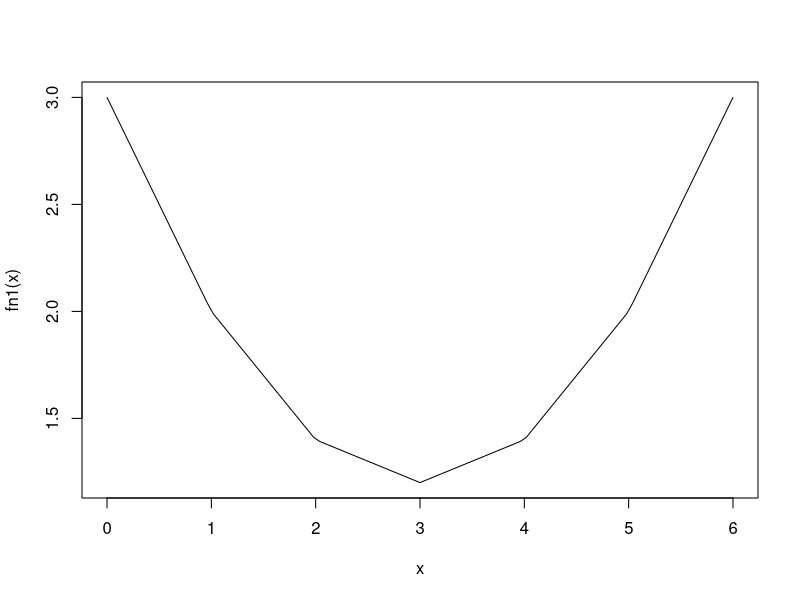
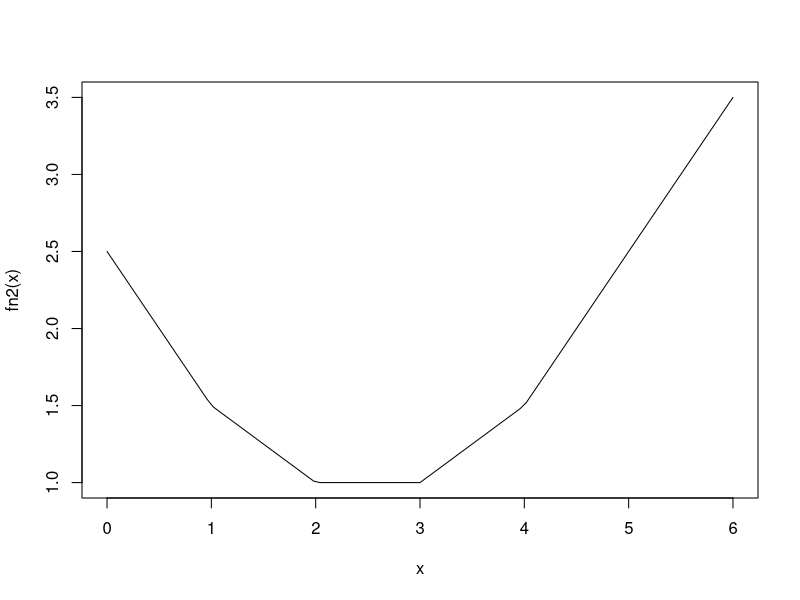
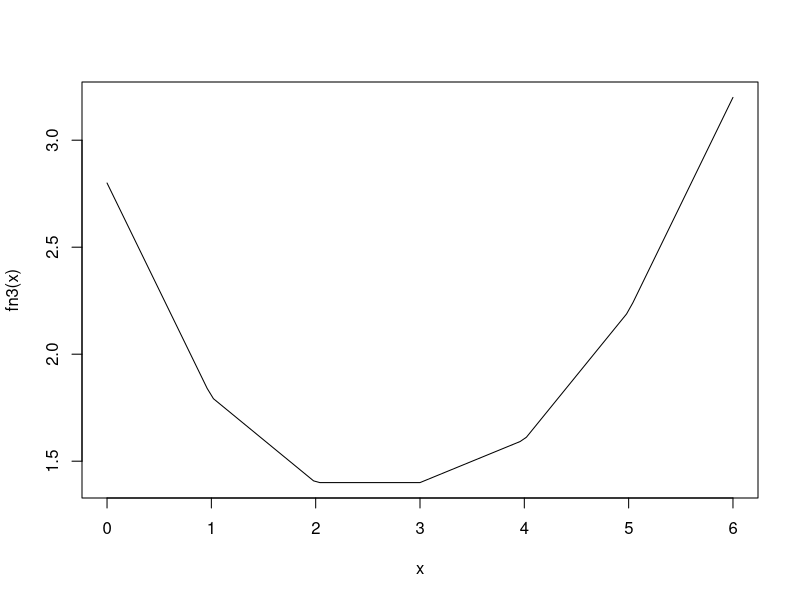
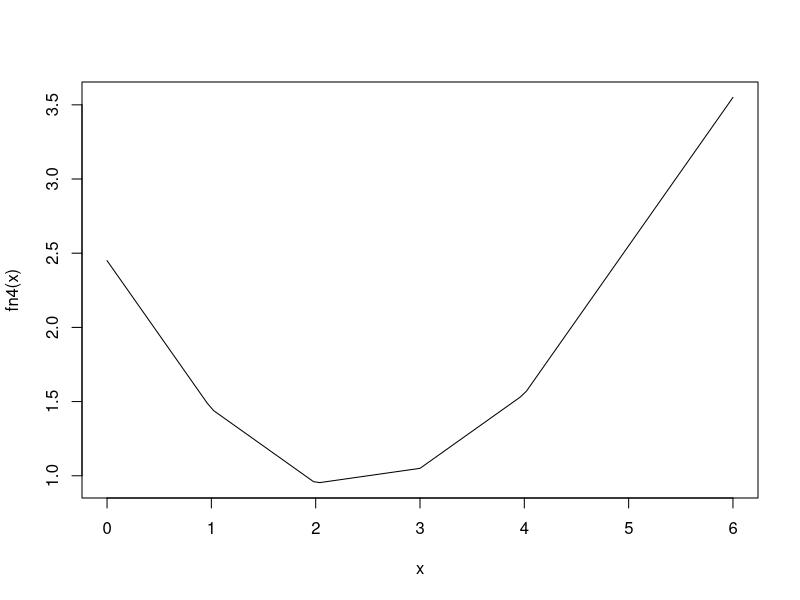

Write R code to recreate these figures, in order.

# Equal Weights
# Odd number of observations 
fn1 = function(x) 0.2*abs(x-1) + 0.2*abs(x-2) + 0.2*abs(x-3) + 0.2*abs(x-4) + 0.2*abs(x-5) 
curve(fn1, 0,6) 

# Odd number of observations 
fn2 = function(x) 0.25*abs(x-1) + 0.25*abs(x-2) + 0.25*abs(x-3) + 0.25*abs(x-4) 
curve(fn2, 0,6) 


# Unequal Weights
# Even number of observations 
fn3 = function(x) 0.3*abs(x-1) + 0.2*abs(x-2) + 0.1*abs(x-3) + 0.2*abs(x-4) + 0.2*abs(x-5) 
curve(fn3, 0,6) 

# Even number of observations 
fn4 = function(x) 0.25*abs(x-1) + 0.30*abs(x-2) + 0.20*abs(x-3) + 0.25*abs(x-4) 
curve(fn4, 0,6) 


